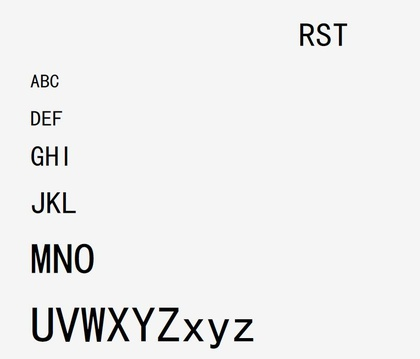
%> input picture 图像分割/标准字符分割/1.jpg, 420 x 359 px, shrunk from 804 x 687 before the run
$ octave conn.m   (GNU Octave 9; MATLAB toolbox functions it lacks are replaced by stand-ins)
%> lines starting %> are read from the running program, lines starting %| are printed output that depends on the picture; in (x1, y1, x2, y2) boxes, pixels count from 0 and x2, y2 are one past the last pixel; in counts of white or black regions, pixels touching at a corner belong together; the program's own positions count from 1
clear;
clc;
f = imread('1.jpg');
%> f is the input picture: size 359x420x3 uint8; mean R, G, B 237.8, 237.9, 237.9
f = imadjust(f,[0 1],[1 0]);
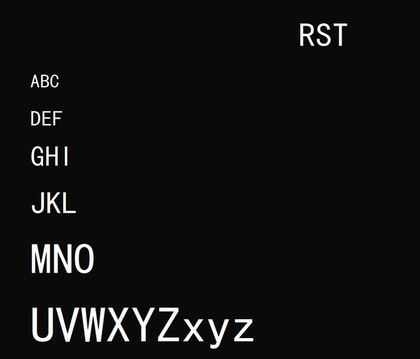
%> f: size 359x420x3 uint8; mean R, G, B 17.2, 17.1, 17.1

SE = strel('square',3);
A2 = imdilate(f,SE);
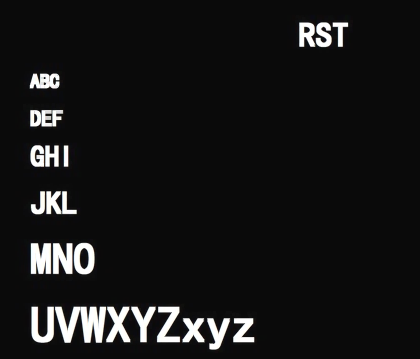
%> A2: size 359x420x3 uint8; mean R, G, B 22.9, 22.8, 22.9
SE = strel('disk',1);
f = imerode(A2,SE);
SE = strel('square',1);
f = imdilate(f,SE);

gray_level = graythresh(f);
%> gray_level = 0.471

f = im2bw(f,gray_level);
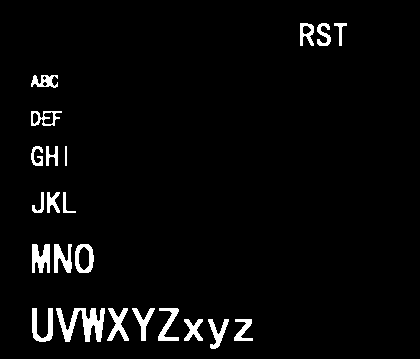
%> f: size 359x420 logical; 3.5% white; 22 white regions, largest, box (x1, y1, x2, y2) and area: (56, 308, 105, 342) 831, (32, 244, 50, 273) 387, (32, 308, 53, 342) 366

[l,n] = bwlabel(f,8);
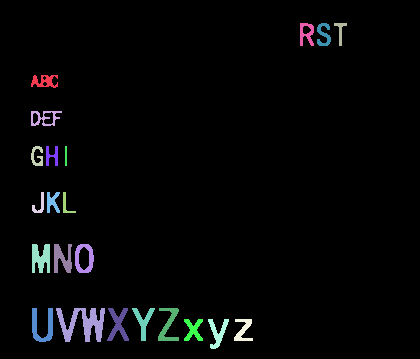
%> l: size 359x420 double; 23 distinct labels, from 0 to 22; one colour per label, 0 black
%> n = 22
imshow(f);
hold on
for k = 1:n
    [r,c] = find(l==k);
    rbar = mean(r);
    cbar = mean(c);


plot(cbar,rbar,'Marker','o','MarkerEdgeColor','g','MarkerFaceColor','y','MarkerSize',10);
row = max(r) - min(r);
col = max(c) - min(c);
for i = 1:row
    for j = 1:col
        seg(i,j) = 1;
    end
end
con = [r-min(r)+1,c-min(c)+1];
[a,b] = size(con);
for i = 1:a
    seg(con(i,1),con(i,2)) = 0;
end
imwrite(seg,strcat('seg',int2str(k),'.bmp'));
clear seg;
end
%> this loop made 22 passes
%> (rbar, cbar, row, col, a) on passes 1 to 12: (81.88, 45.1, 12, 26, 208), (118.5, 45.03, 14, 30, 213), (157, 37.73, 19, 11, 132), (205.6, 40.22, 20, 11, 99), (258.7, 41.51, 28, 17, 387), (326.4, 43.13, 33, 20, 366), (156.5, 52.5, 19, 11, 136), (202.7, 53.04, 20, 12, 164), (259.2, 62.97, 28, 17, 327), (324.2, 83.77, 33, 48, 831), (205.4, 66.57, 20, 12, 84), (156.5, 66.5, 19, 1, 40)
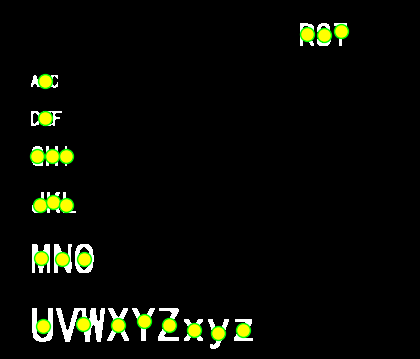
%> figure redrawn from the program's plot data

fpath = 'C:\Users\DING\Desktop\WSR\result';  %这里是文件夹的名字
flist = dir(sprintf('%s/*.bmp', fpath));

images = [];
figure
hold on
for imidx = 1:min(length(flist), 200)
    fprintf('[%d]', imidx); %显示进程
    fname = sprintf('%s/%s', fpath, flist(imidx).name);
    im = imread(fname);
    subplot(4,8,imidx);
    imshow(im);
    images{length(images)+1} = im;
end
fprintf('\n');
